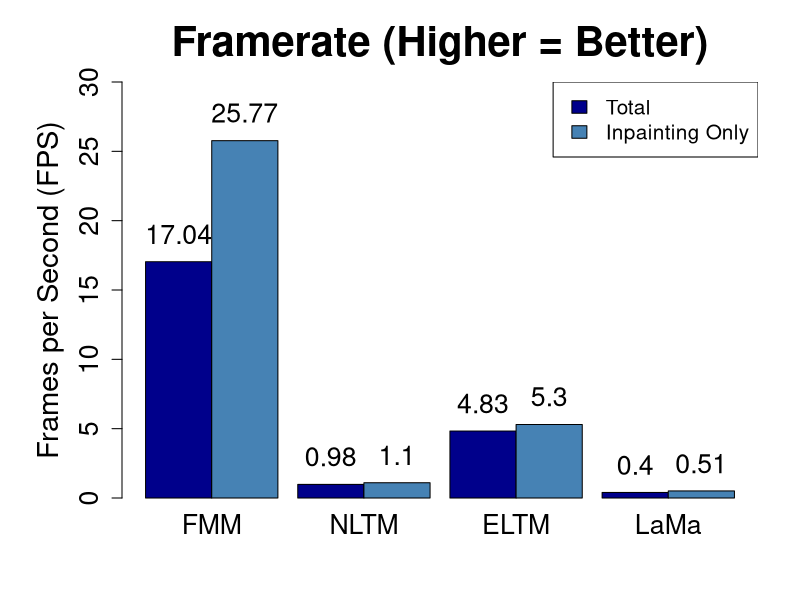

Reproduce this figure in R.
png(filename = "UniformPerformance.png", 
    width = 2000, 
    height = 1400,
    res = 225)

x <- c("FMM", "NLTM", "ELTM", "LaMa")

total <- c(17.04, 0.98, 4.83, 0.4)
inpaintOnly <- c(25.77, 1.1, 5.3, 0.51)

y <- rbind(total, inpaintOnly)

par(mar = c(5, 6, 4, 2) + 0.1)

bp <- barplot(y, 
              beside = TRUE, 
              names.arg = x, 
              col = c("darkblue", "steelblue"), 
              ylab = "Frames per Second (FPS)", 
              main = "Framerate (Higher = Better)", 
              ylim = c(0, 30),
              cex.axis = 1.6,
              cex.names = 1.6,
              cex.lab = 1.75,
              cex.main = 2.5,
              space = c(0, 0.3),
              legend.text = FALSE)

text(x = bp,          
     y = y + 2,      
     labels = y, 
     cex = 1.6)

legend("topright", 
       legend = c("Total", "Inpainting Only"), 
       fill = c("darkblue", "steelblue"),
       cex = 1.25,      
       pt.cex = 1.25,     
       bty = "o")

dev.off()
